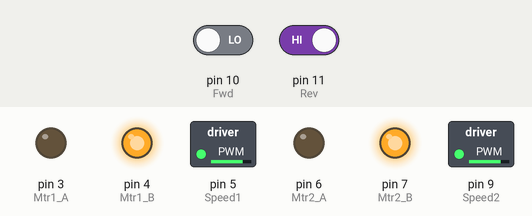
This sketch was run on a simulated Arduino Uno, built with avr-gcc and run on an emulated ATmega328P. Shown: switched loads named in the sketch (green lamp = pin HIGH), output pins drawn as LEDs (lit = HIGH). The test bench sets the inputs (shaded band); at power-on: pin 10 (Fwd) LOW, pin 11 (Rev) HIGH.

Above: at 1.2 s.
1.3 s: pin 10 (Fwd) driven HIGH
At 2.4 s:
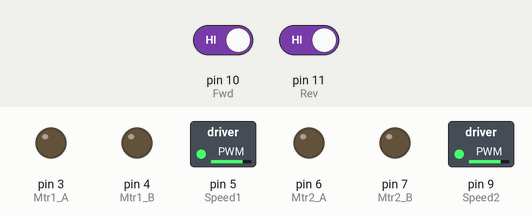
2.8 s: pin 11 (Rev) driven LOW
At 3.5 s:
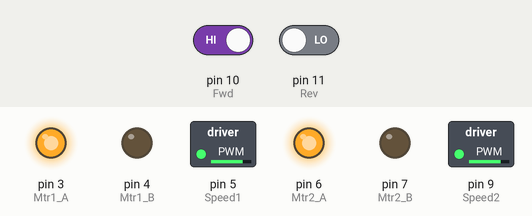
4.3 s: pin 11 (Rev) driven HIGH
At 4.7 s:
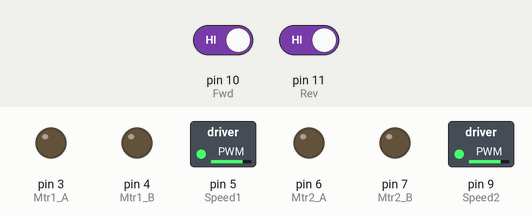
5.8 s: pin 10 (Fwd) driven LOW
At 7.0 s:
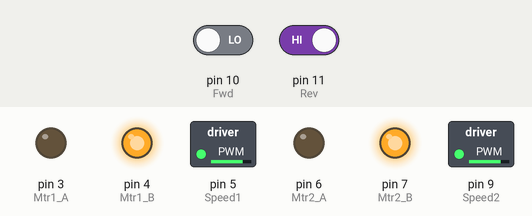
Timing chart, 0 to 8.3 s (numbered marks = the images above; inputs shaded):
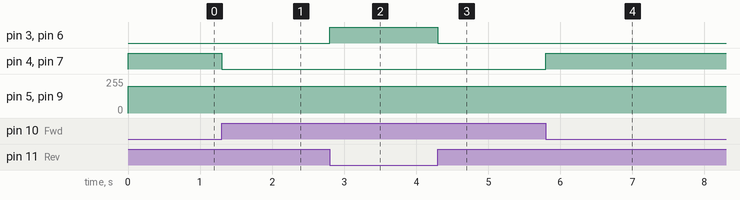

The sketch:

1MotorDriver_2Motors.ino
```cpp
int Mtr1_A = 3;
int Mtr1_B = 4;
int Speed1 = 5;

int Mtr2_A = 6;
int Mtr2_B = 7;
int Speed2 = 9;

int Fwd = 10;
int Rev = 11;

void setup()
{
  pinMode(Fwd, INPUT);
  pinMode(Rev, INPUT);

  pinMode(Mtr1_A,OUTPUT);
  pinMode(Mtr1_B,OUTPUT);
  pinMode(Speed1, OUTPUT);

  pinMode(Mtr2_A,OUTPUT);
  pinMode(Mtr2_B,OUTPUT);
  pinMode(Speed2, OUTPUT);
}

void loop()
{

 analogWrite(Speed1, 200);
 analogWrite(Speed2, 200);


if(digitalRead(Fwd) == HIGH && digitalRead(Rev) == LOW)
{
    digitalWrite(Mtr1_A, HIGH);
    digitalWrite(Mtr1_B, LOW);

    digitalWrite(Mtr2_A, HIGH);
    digitalWrite(Mtr2_B, LOW);
}

else if(digitalRead(Rev) == HIGH && digitalRead(Fwd) == LOW)
{
    digitalWrite(Mtr1_A, LOW);
    digitalWrite(Mtr1_B, HIGH);

    digitalWrite(Mtr2_A, LOW);
    digitalWrite(Mtr2_B, HIGH);
}

else if(digitalRead(Fwd) == LOW && digitalRead(Rev) == LOW || digitalRead(Fwd) == HIGH && digitalRead(Rev) == HIGH)
{
    digitalWrite(Mtr1_A,LOW);
    digitalWrite(Mtr1_B,LOW);

    digitalWrite(Mtr2_A,LOW);
    digitalWrite(Mtr2_B,LOW);
}

}
```

Measured:
- after the input at 1.3 s, pin 4 (Mtr1_B), pin 7 (Mtr2_B): HIGH → LOW at once
- after the input at 2.8 s, pin 3 (Mtr1_A), pin 6 (Mtr2_A): LOW → HIGH at once
- after the input at 4.3 s, pin 3 (Mtr1_A), pin 6 (Mtr2_A): HIGH → LOW at once
- after the input at 5.8 s, pin 4 (Mtr1_B), pin 7 (Mtr2_B): LOW → HIGH at once
